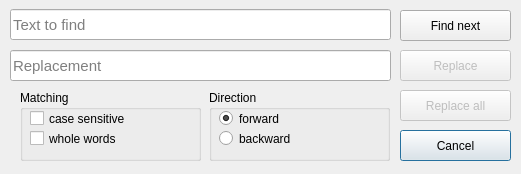
<?xml version="1.0" encoding="UTF-8"?>
<ui version="4.0">
 <class>RstPad::SearchTextDlg</class>
 <widget class="QDialog" name="RstPad::SearchTextDlg">
  <property name="geometry">
   <rect>
    <x>0</x>
    <y>0</y>
    <width>521</width>
    <height>174</height>
   </rect>
  </property>
  <property name="windowTitle">
   <string>Dialog</string>
  </property>
  <widget class="QPushButton" name="Cancel">
   <property name="geometry">
    <rect>
     <x>400</x>
     <y>130</y>
     <width>111</width>
     <height>31</height>
    </rect>
   </property>
   <property name="text">
    <string>Cancel</string>
   </property>
  </widget>
  <widget class="QPushButton" name="Find">
   <property name="geometry">
    <rect>
     <x>400</x>
     <y>10</y>
     <width>111</width>
     <height>31</height>
    </rect>
   </property>
   <property name="text">
    <string>Find next</string>
   </property>
  </widget>
  <widget class="QLineEdit" name="Text">
   <property name="geometry">
    <rect>
     <x>10</x>
     <y>9</y>
     <width>381</width>
     <height>31</height>
    </rect>
   </property>
   <property name="font">
    <font>
     <pointsize>11</pointsize>
    </font>
   </property>
   <property name="text">
    <string/>
   </property>
   <property name="placeholderText">
    <string>Text to find</string>
   </property>
  </widget>
  <widget class="QPushButton" name="Replace">
   <property name="enabled">
    <bool>false</bool>
   </property>
   <property name="geometry">
    <rect>
     <x>400</x>
     <y>50</y>
     <width>111</width>
     <height>31</height>
    </rect>
   </property>
   <property name="text">
    <string>Replace</string>
   </property>
  </widget>
  <widget class="QPushButton" name="ReplaceAll">
   <property name="enabled">
    <bool>false</bool>
   </property>
   <property name="geometry">
    <rect>
     <x>400</x>
     <y>90</y>
     <width>111</width>
     <height>31</height>
    </rect>
   </property>
   <property name="text">
    <string>Replace all</string>
   </property>
  </widget>
  <widget class="QLineEdit" name="Replacement">
   <property name="geometry">
    <rect>
     <x>10</x>
     <y>50</y>
     <width>381</width>
     <height>31</height>
    </rect>
   </property>
   <property name="font">
    <font>
     <pointsize>11</pointsize>
    </font>
   </property>
   <property name="text">
    <string/>
   </property>
   <property name="placeholderText">
    <string>Replacement</string>
   </property>
  </widget>
  <widget class="QGroupBox" name="DirectionBox">
   <property name="geometry">
    <rect>
     <x>209</x>
     <y>90</y>
     <width>181</width>
     <height>71</height>
    </rect>
   </property>
   <property name="title">
    <string>Direction</string>
   </property>
   <widget class="QRadioButton" name="DirectionForward">
    <property name="geometry">
     <rect>
      <x>10</x>
      <y>20</y>
      <width>82</width>
      <height>17</height>
     </rect>
    </property>
    <property name="text">
     <string>forward</string>
    </property>
    <property name="checked">
     <bool>true</bool>
    </property>
    <attribute name="buttonGroup">
     <string notr="true">DirectionGroup</string>
    </attribute>
   </widget>
   <widget class="QRadioButton" name="DirectionBackward">
    <property name="geometry">
     <rect>
      <x>10</x>
      <y>40</y>
      <width>82</width>
      <height>17</height>
     </rect>
    </property>
    <property name="text">
     <string>backward</string>
    </property>
    <attribute name="buttonGroup">
     <string notr="true">DirectionGroup</string>
    </attribute>
   </widget>
  </widget>
  <widget class="QGroupBox" name="MatchingBox">
   <property name="geometry">
    <rect>
     <x>20</x>
     <y>90</y>
     <width>181</width>
     <height>71</height>
    </rect>
   </property>
   <property name="title">
    <string>Matching</string>
   </property>
   <widget class="QCheckBox" name="CaseSensitive">
    <property name="geometry">
     <rect>
      <x>10</x>
      <y>20</y>
      <width>101</width>
      <height>17</height>
     </rect>
    </property>
    <property name="text">
     <string>case sensitive</string>
    </property>
   </widget>
   <widget class="QCheckBox" name="WholeWords">
    <property name="geometry">
     <rect>
      <x>10</x>
      <y>40</y>
      <width>101</width>
      <height>17</height>
     </rect>
    </property>
    <property name="text">
     <string>whole words</string>
    </property>
   </widget>
  </widget>
 </widget>
 <resources/>
 <connections/>
 <buttongroups>
  <buttongroup name="DirectionGroup"/>
 </buttongroups>
</ui>
